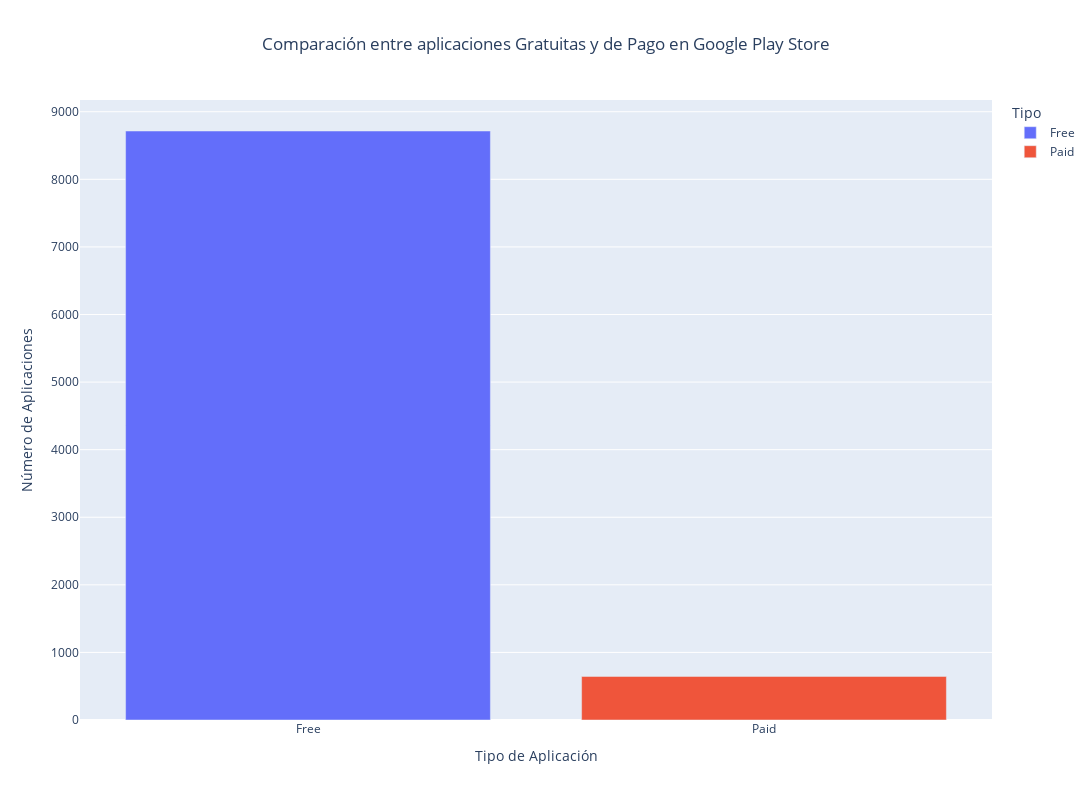

Notebook code for this chart:
### Markdown cell above
### Visualización de cantidad de aplicaciones de paga y gratis

### Code cell
# Contar el número de apps por tipo
type_counts = df['Type'].value_counts().reset_index()
type_counts.columns = ['Type', 'Count']

# Crear el gráfico de barras
fig = px.bar(type_counts, x='Type', y='Count', 
             color='Type',
             labels={'Count': 'Número de Aplicaciones', 'Type': 'Tipo'},
             title='Comparación entre aplicaciones Gratuitas y de Pago en Google Play Store',
             width=1200, height=800)

# Ajustar el diseño
fig.update_layout(
    xaxis_title="Tipo de Aplicación",
    yaxis_title="Número de Aplicaciones",
    title_x = 0.5
)

# Mostrar el gráfico
fig.show()

### Figure 1 — Plotly figure (JSON) as saved in the notebook; plotly's stock layout.template omitted (floating-point values rounded to 4 significant figures)
{"data": [{"alignmentgroup": "True", "hovertemplate": "Tipo=%{x}<br>Número de Aplicaciones=%{y}<extra></extra>", "legendgroup": "Free", "marker": {"color": "#636efa", "pattern": {"shape": ""}}, "name": "Free", "offsetgroup": "Free", "orientation": "v", "showlegend": true, "textposition": "auto", "type": "bar", "x": ["Free"], "xaxis": "x", "y": [8715], "yaxis": "y"}, {"alignmentgroup": "True", "hovertemplate": "Tipo=%{x}<br>Número de Aplicaciones=%{y}<extra></extra>", "legendgroup": "Paid", "marker": {"color": "#EF553B", "pattern": {"shape": ""}}, "name": "Paid", "offsetgroup": "Paid", "orientation": "v", "showlegend": true, "textposition": "auto", "type": "bar", "x": ["Paid"], "xaxis": "x", "y": [645], "yaxis": "y"}], "layout": {"barmode": "relative", "height": 800, "legend": {"title": {"text": "Tipo"}, "tracegroupgap": 0}, "title": {"text": "Comparación entre aplicaciones Gratuitas y de Pago en Google Play Store", "x": 0.5}, "width": 1200, "xaxis": {"anchor": "y", "categoryarray": ["Free", "Paid"], "categoryorder": "array", "domain": [0, 1], "title": {"text": "Tipo de Aplicación"}}, "yaxis": {"anchor": "x", "domain": [0, 1], "title": {"text": "Número de Aplicaciones"}}}}
